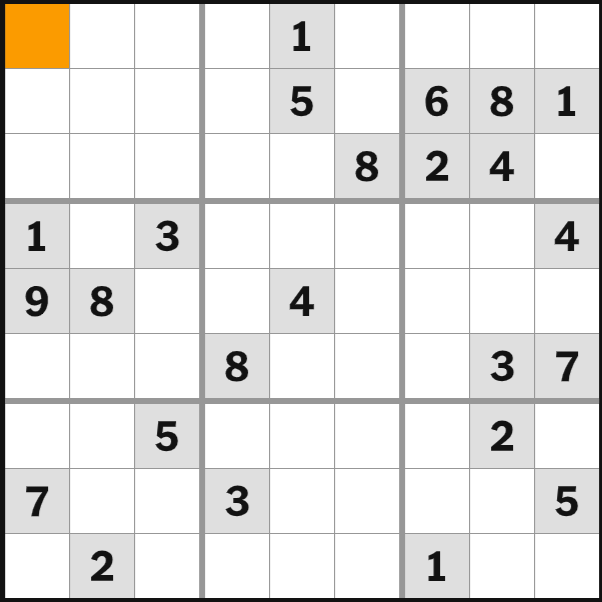
#> input picture images/puzzle.png, 602 x 602 px, found by its file name
$ python cells.py
#> lines starting #> are read from the running program, lines starting #| are printed output that depends on the picture; after the words box and inside, x2 and y2 are one past the last pixel; in counts of white or black regions, pixels touching at a corner belong together
### cv/preprocess.py
import cv2
import numpy as np


def preprocess(image_path):
    # Load the image
#> called with image_path = 'images/puzzle.png'
    img = cv2.imread(image_path)
#> img is the input picture: shape (602, 602, 3); mean B, G, R 226.2, 228, 229

    if img is None:
        raise FileNotFoundError(f"Could not load image: {image_path}")

    # Convert to LAB color space
    lab = cv2.cvtColor(img, cv2.COLOR_BGR2LAB)
#> lab: shape (602, 602, 3); mean of channels 0, 1, 2 229.6, 128.3, 128.9

    # Extract the Lightness (L) channel
    l_channel, _, _ = cv2.split(lab)

    # Apply Gaussian Blur to reduce noise
    blurred = cv2.GaussianBlur(l_channel, (9, 9), 1)
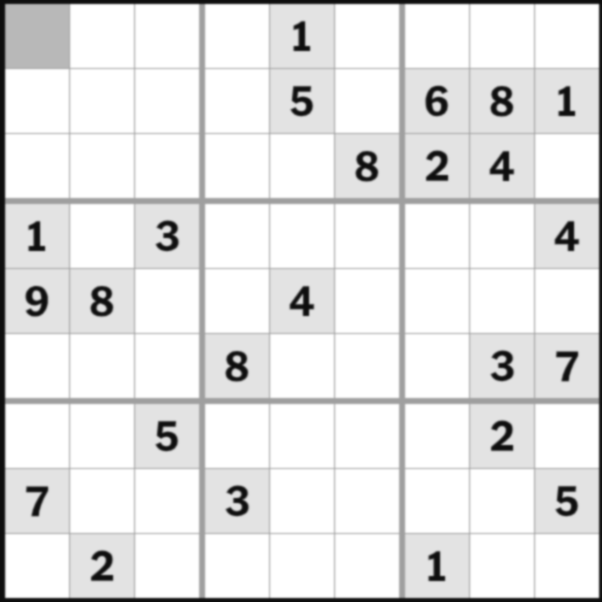
#> blurred: shape (602, 602); min 14, max 255, mean 229.7

    # Adaptive thresholding
    thresh = cv2.adaptiveThreshold(
        blurred,
        255,
        cv2.ADAPTIVE_THRESH_GAUSSIAN_C,
        cv2.THRESH_BINARY_INV,
        15,
        4
    )
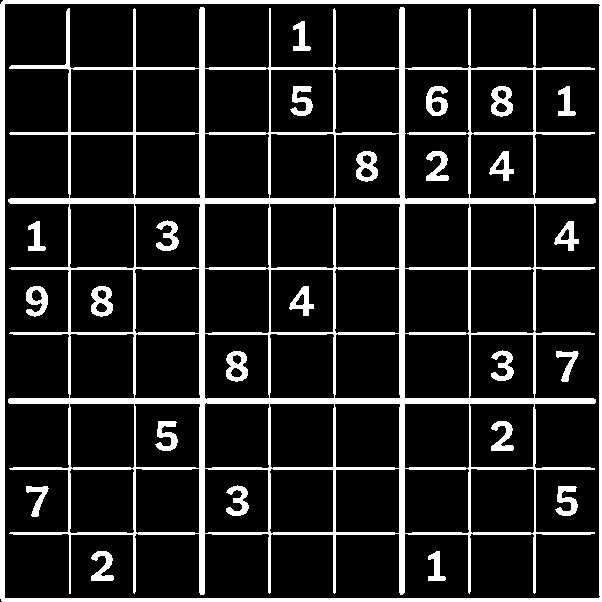
#> thresh: shape (602, 602); 14% white; 26 white regions, largest, box (x1, y1, x2, y2) and area: (8, 7, 596, 595) 32884, (0, 0, 602, 602) 9555, (491, 86, 513, 117) 422

    # Morphological closing to connect broken grid lines
    kernel = np.ones((3, 3), np.uint8)

    thresh = cv2.morphologyEx(
        thresh,
        cv2.MORPH_CLOSE,
        kernel
    )
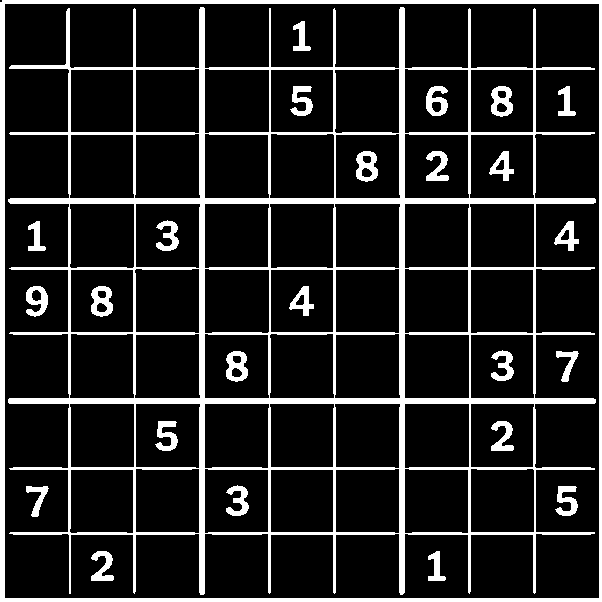
#> thresh: shape (602, 602); 14.1% white; 26 white regions, largest, box (x1, y1, x2, y2) and area: (8, 7, 596, 595) 33034, (0, 0, 602, 602) 9564, (491, 86, 513, 117) 433

    return thresh


# [13 lines that do not run on import are left out]

### cv/grid.py
import cv2
import numpy as np
from cv.preprocess import preprocess


def warp_perspective(thresh, corners, size=450):
    """
    Takes a thresholded image and 4 ordered corner points,
    then returns a top-down square view of the Sudoku grid.
    """

    # Destination points (perfect square)
    dst = np.array([
        [0, 0],
        [size - 1, 0],
        [size - 1, size - 1],
        [0, size - 1]
    ], dtype="float32")

    # Compute transformation matrix
    matrix = cv2.getPerspectiveTransform(corners, dst)

    # Apply perspective transform
    warped = cv2.warpPerspective(thresh, matrix, (size, size))

    return warped


def extract_grid(image_path):

    # Preprocess the image
    thresh = preprocess(image_path)

    # Find contours
    contours, _ = cv2.findContours(
        thresh,
        cv2.RETR_EXTERNAL,
        cv2.CHAIN_APPROX_SIMPLE
    )
#> contours = 1 item

    if not contours:
        raise ValueError("No contours found.")

    # Sort contours from largest to smallest
    contours = sorted(
        contours,
        key=cv2.contourArea,
        reverse=True
    )

    grid = None

    # Find the first contour that looks like a Sudoku grid
    for contour in contours:

        # Ignore tiny contours
        if cv2.contourArea(contour) < 1000:
            continue

        perimeter = cv2.arcLength(contour, True)

        approx = cv2.approxPolyDP(
            contour,
            0.02 * perimeter,
            True
        )

        # Get the bounding rectangle
        x, y, w, h = cv2.boundingRect(approx)

        # Calculate aspect ratio
        aspect_ratio = w / h

        # Accept only roughly square quadrilaterals
        if len(approx) == 4 and 0.9 <= aspect_ratio <= 1.1:
            grid = approx
            break
#> this loop made 1 pass
#> (perimeter, x, y, w, h, aspect_ratio, grid) on pass 1: (2403.4, 0, 0, 602, 602, 1, [[2, 0], [0, 601], [601, 601], [601, 0]])

    # If no suitable contour was found
    if grid is None:
        raise ValueError("Could not detect a valid Sudoku grid.")

    # Convert to (4,2)
    corners = approx.reshape(4, 2)
#> corners = [[2, 0], [0, 601], [601, 601], [601, 0]]

    # Order corners
    ordered = np.zeros((4, 2), dtype="float32")

    s = corners.sum(axis=1)
#> s = [2, 601, 1202, 601]
    diff = np.diff(corners, axis=1)
#> diff = [-2, 601, 0, -601]

    ordered[0] = corners[np.argmin(s)]      # Top-left
    ordered[2] = corners[np.argmax(s)]      # Bottom-right
    ordered[1] = corners[np.argmin(diff)]   # Top-right
    ordered[3] = corners[np.argmax(diff)]   # Bottom-left

    # Warp the Sudoku grid
    warped = warp_perspective(thresh, ordered)
#> in warp_perspective, `warped = cv2.warpPerspective(thresh, matrix, (size, size))`:
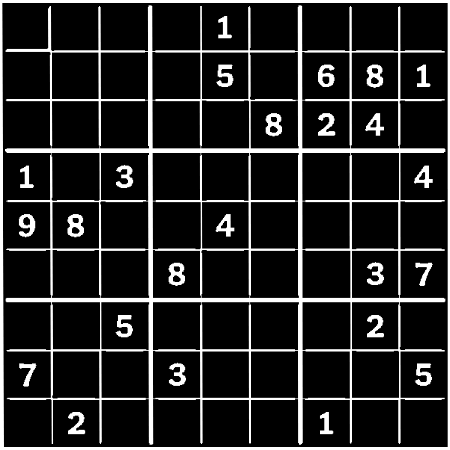
#> warped: shape (450, 450); min 0, max 255, mean 35.8

    return warped

# [10 lines that do not run on import are left out]

'''
if __name__ == "__main__":

    image_path = "images/puzzle.png"

    try:
        warped = extract_grid(image_path)

        cv2.imshow("Warped Sudoku", warped)
        cv2.waitKey(0)
        cv2.destroyAllWindows()

    except ValueError as e:
        print(e)
        '''

### cv/cells.py
import cv2
from cv.grid import extract_grid


def extract_cells(warped, size=450):
    """
    Splits a warped Sudoku grid into 81 individual cells.
    Returns a 9x9 list of cell images.
    """
#> called with size = 450

    cell_size = size // 9
    margin = 4

    cells = []

    for i in range(9):

        row = []

        for j in range(9):

            # Coordinates of the current cell
            y1 = i * cell_size
            y2 = (i + 1) * cell_size
            x1 = j * cell_size
            x2 = (j + 1) * cell_size

            # Remove the borders using a small margin
            cell = warped[
                y1 + margin:y2 - margin,
                x1 + margin:x2 - margin
            ]

            row.append(cell)

        cells.append(row)
#> after the loop, cells = 9 items

    return cells


if __name__ == "__main__":

    image_path = "images/puzzle.png"

    try:
        warped = extract_grid(image_path)

        cells = extract_cells(warped)
#> cells = 9 items

        # Display the first cell
        cv2.imshow("Cell (0,0)", cells[3][0])
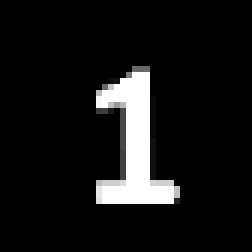
#> window 'Cell (0,0)': shape (42, 42) (shown 6 times larger); min 0, max 255, mean 21.2

        cv2.waitKey(0)
        cv2.destroyAllWindows()

    except Exception as e:
        print(e)
